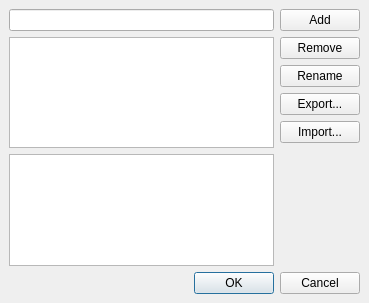
<ui version="4.0" >
 <class>CalibrationSetupsDialog</class>
 <widget class="QDialog" name="CalibrationSetupsDialog" >
  <property name="geometry" >
   <rect>
    <x>0</x>
    <y>0</y>
    <width>369</width>
    <height>303</height>
   </rect>
  </property>
  <property name="windowTitle" >
   <string>Hardware Setups</string>
  </property>
  <layout class="QGridLayout" >
   <property name="leftMargin" >
    <number>9</number>
   </property>
   <property name="topMargin" >
    <number>9</number>
   </property>
   <property name="rightMargin" >
    <number>9</number>
   </property>
   <property name="bottomMargin" >
    <number>9</number>
   </property>
   <property name="horizontalSpacing" >
    <number>6</number>
   </property>
   <property name="verticalSpacing" >
    <number>6</number>
   </property>
   <item row="1" column="1" >
    <widget class="QPushButton" name="remove" >
     <property name="toolTip" >
      <string>Remove the currently selected hardware setup and all its calibrations</string>
     </property>
     <property name="text" >
      <string>Remove</string>
     </property>
    </widget>
   </item>
   <item row="0" column="1" >
    <widget class="QPushButton" name="add" >
     <property name="toolTip" >
      <string>Add an empty hardware setup with the entered name</string>
     </property>
     <property name="text" >
      <string>Add</string>
     </property>
    </widget>
   </item>
   <item row="5" column="1" >
    <spacer>
     <property name="orientation" >
      <enum>Qt::Vertical</enum>
     </property>
     <property name="sizeHint" >
      <size>
       <width>20</width>
       <height>40</height>
      </size>
     </property>
    </spacer>
   </item>
   <item row="3" column="1" >
    <widget class="QPushButton" name="exportSetup" >
     <property name="toolTip" >
      <string>Export the currently selected hardware setup with all its calibrations to a file</string>
     </property>
     <property name="text" >
      <string>Export...</string>
     </property>
    </widget>
   </item>
   <item row="2" column="1" >
    <widget class="QPushButton" name="rename" >
     <property name="toolTip" >
      <string>Rename the currently selected hardware setup</string>
     </property>
     <property name="text" >
      <string>Rename</string>
     </property>
    </widget>
   </item>
   <item row="6" column="0" colspan="2" >
    <widget class="QDialogButtonBox" name="buttonBox" >
     <property name="orientation" >
      <enum>Qt::Horizontal</enum>
     </property>
     <property name="standardButtons" >
      <set>QDialogButtonBox::Cancel|QDialogButtonBox::NoButton|QDialogButtonBox::Ok</set>
     </property>
    </widget>
   </item>
   <item row="0" column="0" >
    <widget class="QLineEdit" name="input" />
   </item>
   <item row="4" column="1" >
    <widget class="QPushButton" name="importSetup" >
     <property name="toolTip" >
      <string>Import a hardware setup and its calibrations from a file</string>
     </property>
     <property name="text" >
      <string>Import...</string>
     </property>
    </widget>
   </item>
   <item rowspan="5" row="1" column="0" >
    <layout class="QVBoxLayout" >
     <property name="spacing" >
      <number>6</number>
     </property>
     <property name="leftMargin" >
      <number>0</number>
     </property>
     <property name="topMargin" >
      <number>0</number>
     </property>
     <property name="rightMargin" >
      <number>0</number>
     </property>
     <property name="bottomMargin" >
      <number>0</number>
     </property>
     <item>
      <widget class="QListWidget" name="list" />
     </item>
     <item>
      <widget class="QListWidget" name="detailsList" />
     </item>
    </layout>
   </item>
  </layout>
 </widget>
 <tabstops>
  <tabstop>input</tabstop>
  <tabstop>list</tabstop>
  <tabstop>add</tabstop>
  <tabstop>remove</tabstop>
  <tabstop>rename</tabstop>
  <tabstop>exportSetup</tabstop>
  <tabstop>importSetup</tabstop>
  <tabstop>detailsList</tabstop>
  <tabstop>buttonBox</tabstop>
 </tabstops>
 <resources/>
 <connections>
  <connection>
   <sender>buttonBox</sender>
   <signal>accepted()</signal>
   <receiver>CalibrationSetupsDialog</receiver>
   <slot>accept()</slot>
   <hints>
    <hint type="sourcelabel" >
     <x>248</x>
     <y>254</y>
    </hint>
    <hint type="destinationlabel" >
     <x>157</x>
     <y>274</y>
    </hint>
   </hints>
  </connection>
  <connection>
   <sender>buttonBox</sender>
   <signal>rejected()</signal>
   <receiver>CalibrationSetupsDialog</receiver>
   <slot>reject()</slot>
   <hints>
    <hint type="sourcelabel" >
     <x>316</x>
     <y>260</y>
    </hint>
    <hint type="destinationlabel" >
     <x>286</x>
     <y>274</y>
    </hint>
   </hints>
  </connection>
 </connections>
</ui>
